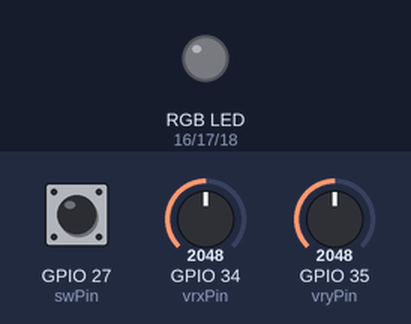
The sketch below on a simulated ESP32. On the bench: an RGB LED mixed from three pins (HIGH = lit). The inputs (shaded band) are chosen by the test bench; at power-on: GPIO 34 (vrxPin) = 2048, GPIO 27 (swPin) HIGH, GPIO 35 (vryPin) = 2048. WiFi joins after 1.5 s; servers stay silent unless stated; no MQTT or app messages arrive unless stated.

Above: at 2.7 s.
2.8 s: GPIO 34 (vrxPin) set to 2939
4.3 s: GPIO 34 (vrxPin) set to 3061
At 5.2 s:
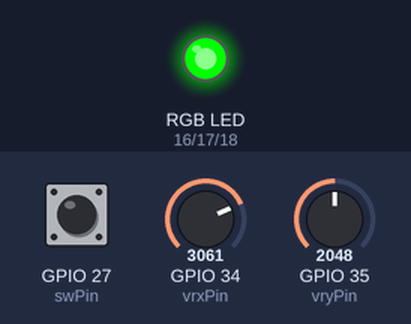
5.8 s: GPIO 27 (swPin) pulled LOW for 0.25 s
At 6.08 s:
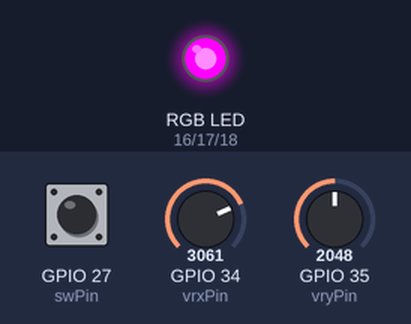
7.6 s: GPIO 34 (vrxPin) set to 960
At 8.7 s:
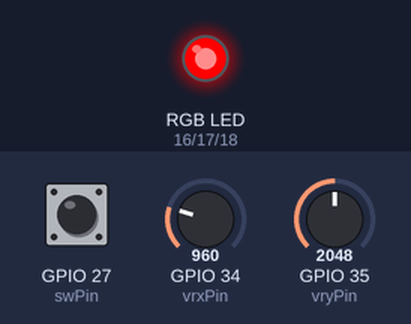
9.3 s: GPIO 34 (vrxPin) set to 1073
At 10.3 s:
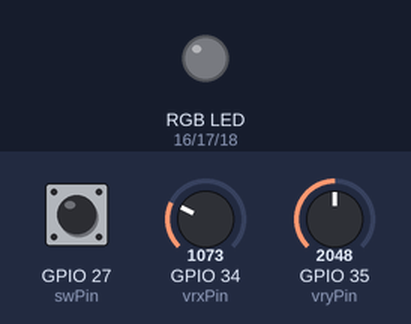
10.9 s: GPIO 35 (vryPin) set to 2932
12.4 s: GPIO 35 (vryPin) set to 3032
At 13.1 s:
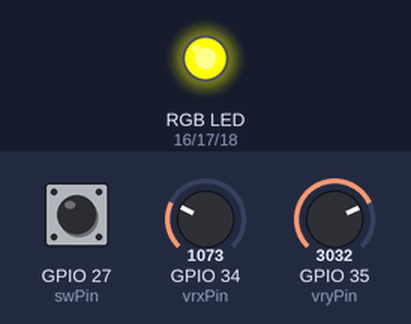
Timing chart, 0 to 14.9 s (numbered marks = the images above; inputs shaded):
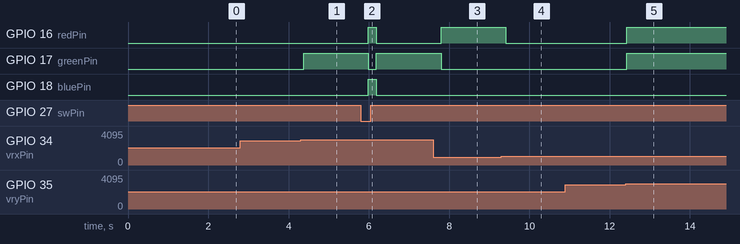

Measured:
- the behaviour switches between 3000 and 3001 on GPIO 34 (vrxPin) (found by bisection; images 0 and 1)
- the behaviour switches between 999 and 1000 on GPIO 34 (vrxPin) (found by bisection; images 3 and 4)
- the behaviour switches between 3000 and 3001 on GPIO 35 (vryPin) (found by bisection; images 4 and 5)
- after the input at 2.8 s, every drawn part: stays the same
- after the input at 4.3 s, GPIO 17 (greenPin): LOW → HIGH after 0.08 s
- after the input at 5.8 s, GPIO 16 (redPin), GPIO 18 (bluePin): LOW → HIGH after 0.19 s, → LOW 0.20 s later; GPIO 17 (greenPin): HIGH → LOW after 0.19 s, → HIGH 0.20 s later
- after the input at 7.6 s, GPIO 16 (redPin): LOW → HIGH after 0.20 s; GPIO 17 (greenPin): HIGH → LOW after 0.20 s
- after the input at 9.3 s, GPIO 16 (redPin): HIGH → LOW after 0.11 s
- after the input at 10.9 s, every drawn part: stays the same
- after the input at 12.4 s, GPIO 16 (redPin), GPIO 17 (greenPin): LOW → HIGH at once

The sketch:

joystick.ino
```cpp
#include <WiFi.h>
#include <PubSubClient.h>

const char* ssid = "UTNG_GUEST";
const char* password = "R3d1nv1t4d0s#UT";
const char* mqtt_server = "broker.emqx.io";

WiFiClient espClient;
PubSubClient client(espClient);

const int redPin = 16;    // Pin del LED RGB para el color rojo
const int greenPin = 17;  // Pin del LED RGB para el color verde
const int bluePin = 18;   // Pin del LED RGB para el color azul
const int vrxPin = 34;    // Eje X del joystick
const int vryPin = 35;    // Eje Y del joystick
const int swPin = 27;     // Botón del joystick

void setup() {
  Serial.begin(115200);
  setup_wifi();
  client.setServer(mqtt_server, 1883);

  pinMode(redPin, OUTPUT);
  pinMode(greenPin, OUTPUT);
  pinMode(bluePin, OUTPUT);
  pinMode(swPin, INPUT_PULLUP);
}

void loop() {
  if (!client.connected()) {
    reconnect();
  }
  client.loop();

  int vrxValue = analogRead(vrxPin);
  int vryValue = analogRead(vryPin);
  int swValue = digitalRead(swPin);

  // Cambia el color del LED RGB según el movimiento del joystick
  if (vrxValue < 1000) {
    setColor(255, 0, 0);  // Rojo (izquierda)
    client.publish("joystick/direction", "LEFT");
  } else if (vrxValue > 3000) {
    setColor(0, 255, 0);  // Verde (derecha)
    client.publish("joystick/direction", "RIGHT");
  } else if (vryValue < 1000) {
    setColor(0, 0, 255);  // Azul (arriba)
    client.publish("joystick/direction", "UP");
  } else if (vryValue > 3000) {
    setColor(255, 255, 0);  // Amarillo (abajo)
    client.publish("joystick/direction", "DOWN");
  } else {
    setColor(0, 0, 0);  // Apaga el LED
  }

  // Publicar estado del botón y cambiar a color magenta
  if (swValue == LOW) {
    setColor(255, 0, 255);  // Magenta si se presiona el botón
    client.publish("joystick/button", "PRESSED");
  } else {
    client.publish("joystick/button", "RELEASED");
  }

  delay(200);
}

void setColor(int red, int green, int blue) {
  analogWrite(redPin, red);
  analogWrite(greenPin, green);
  analogWrite(bluePin, blue);
}

void setup_wifi() {
  delay(10);
  WiFi.begin(ssid, password);
  while (WiFi.status() != WL_CONNECTED) {
    delay(500);
  }
}

void reconnect() {
  while (!client.connected()) {
    if (client.connect("ESP32Client")) {
      client.subscribe("joystick/#");
    } else {
      delay(5000);
    }
  }
}
```
